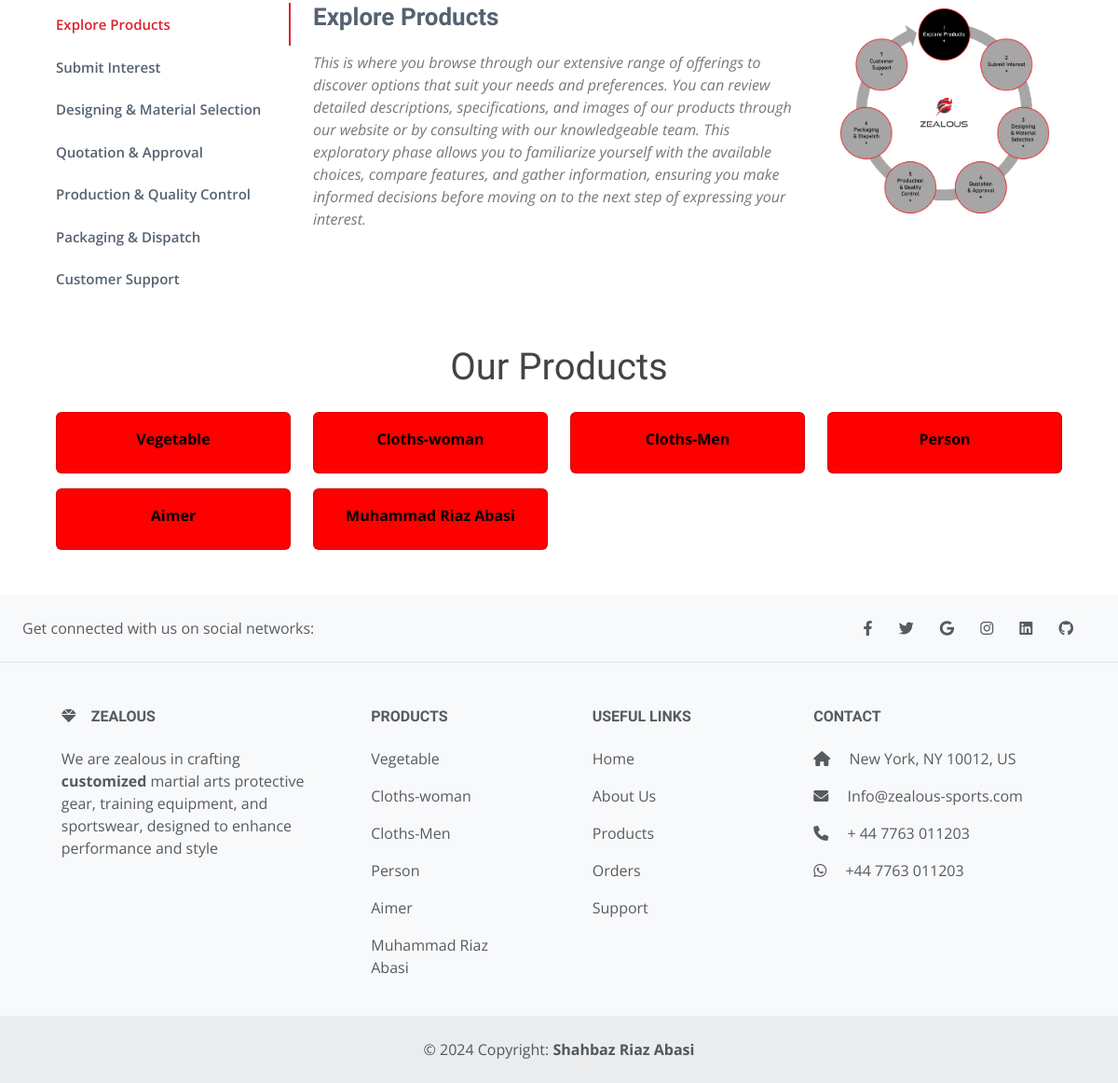
The app's page / (lower part), older data.
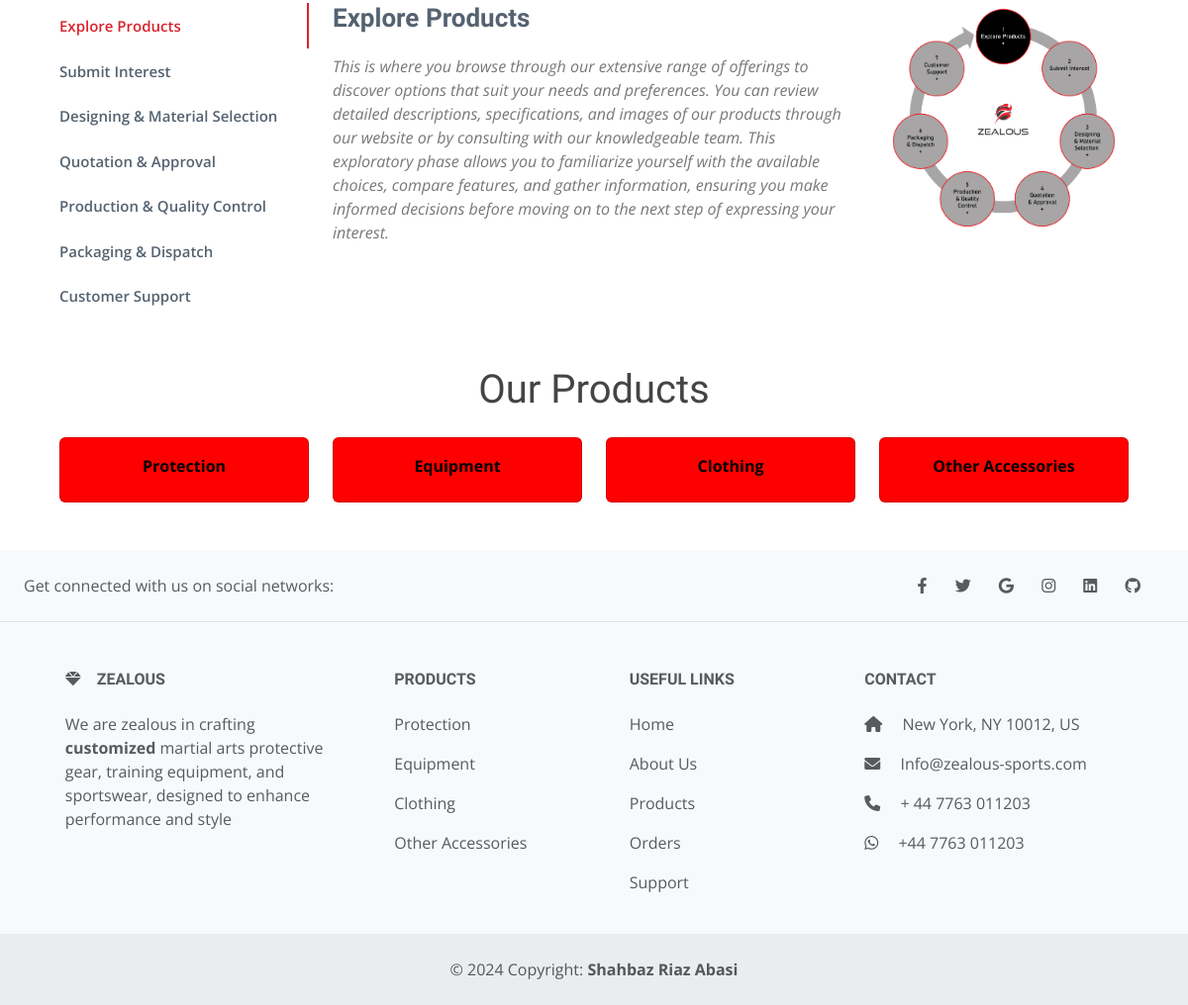
The same page, newer data.
### store/models/category.py (models this page shows, shortened)
class Category(models.Model):
    name = models.CharField(max_length=20)
    @staticmethod
    def get_all_category():
        return Category.objects.all()

### store/views.py (the view, shortened to what this page needs)
# urls.py: path('', index.as_view(), name='index'),
class index(View):
    def get(self, request):
        products = None
        categories = Category.get_all_category()
        category_id = request.GET.get('category')
        if category_id:
            products = Product.get_all_products_by_id(category_id)
        else:
            products = Product.get_all_products()
        customer = None
        if 'customer_id' in request.session:
            customer = Customer.objects.filter(id=request.session['customer_id']).first()
        cart = request.session.get('cart', {})
        data = {
            'Categories': categories,
            'products': products,
            'Customer': customer,
            'cart': cart  # Add cart to the context
        }
        return render(request, 'index.html', data)

### store/models/product.py (called while the page is built)
    @staticmethod
    def get_all_products():
        return Product.objects.all()

### store/templates/index.html (shortened to what this page needs)
{% extends "base.html" %}
{% load cart %}
{% load custom_filter %}
{% load static %}
{% block content %}
<section id="features" class="m-5 features">
      <div class="container">
        <div class="row">
          <div class="col-lg-3">
            <ul class="nav nav-tabs flex-column">
              <li class="nav-item">
                <a class="nav-link active show" data-bs-toggle="tab" href="#tab-1">Explore Products</a>
              </li>
              <li class="nav-item">
                <a class="nav-link" data-bs-toggle="tab" href="#tab-2">Submit Interest</a>
              </li>
              <li class="nav-item">
                <a class="nav-link" data-bs-toggle="tab" href="#tab-3">Designing & Material Selection </a>
              </li>
              <li class="nav-item">
                <a class="nav-link" data-bs-toggle="tab" href="#tab-4">Quotation & Approval</a>
              </li>
              <li class="nav-item">
                <a class="nav-link" data-bs-toggle="tab" href="#tab-5">Production & Quality Control</a>
              </li>
              <li class="nav-item">
                <a class="nav-link" data-bs-toggle="tab" href="#tab-6">Packaging & Dispatch </a>
              </li>
              <li class="nav-item">
                <a class="nav-link" data-bs-toggle="tab" href="#tab-7">Customer Support</a>
              </li>
            </ul>
          </div>
          <div class="col-lg-9 mt-4 mt-lg-0">
            <div class="tab-content">
              <div class="tab-pane active show" id="tab-1">
                <div class="row">
                  <div class="col-lg-8 details order-2 order-lg-1">
                    <h3>Explore Products</h3>
                    <p class="fst-italic">This is where you browse through our extensive range of offerings to discover options that suit your needs and preferences. You can review detailed descriptions, specifications, and images of our products through our website or by consulting with our knowledgeable team. This exploratory phase allows you to familiarize yourself with the available choices, compare features, and gather information, ensuring you make informed decisions before moving on to the next step of expressing your interest.</p>
                  </div>
                  <div class="col-lg-4 text-center order-1 order-lg-2">
                    <img src="{% static 'images/process/Processs-01.png' %}" alt="" class="img-fluid">
                  </div>
                </div>
              </div>
            </div>
          </div>
        </div>
      </div>
</section>
<div class="row m-5">
  <h1 class="text-center">Our Products</h1>
  {% for category in Categories %}
    <div class="col-md-3 mt-3 d-flex justify-content-center">
      <div class="card text-center category-card">
        <div class="card-body d-flex flex-column justify-content-center align-items-center">
          <a href="{% url 'products' %}?category={{ category.id }}" class="card-title list-group-item-action category-text">
            {{ category.name }}
          </a>
        </div>
      </div>
    </div>
  {% endfor %}
</div>
{% endblock %}
{% block footer %}
{% include "footer.html" %}
{% endblock %}

### store/templates/footer.html
<footer class="text-center text-lg-start bg-body-tertiary text-muted">
  <section class="d-flex justify-content-center justify-content-lg-between p-4 border-bottom">
    <div class="me-5 d-none d-lg-block">
      <span>Get connected with us on social networks:</span>
    </div>
    <div>
      <a href="" class="me-4 text-reset">
        <i class="fab fa-facebook-f"></i>
      </a>
      <a href="" class="me-4 text-reset">
        <i class="fab fa-twitter"></i>
      </a>
      <a href="" class="me-4 text-reset">
        <i class="fab fa-google"></i>
      </a>
      <a href="" class="me-4 text-reset">
        <i class="fab fa-instagram"></i>
      </a>
      <a href="" class="me-4 text-reset">
        <i class="fab fa-linkedin"></i>
      </a>
      <a href="" class="me-4 text-reset">
        <i class="fab fa-github"></i>
      </a>
    </div>
  </section>
  <section class="">
    <div class="container text-center text-md-start mt-5">
      <div class="row mt-3">
        <div class="col-md-3 col-lg-4 col-xl-3 mx-auto mb-4">
          <h6 class="text-uppercase fw-bold mb-4">
            <i class="fas fa-gem me-3"></i>ZEALOUS
          </h6>
          <p>
            We are zealous in crafting <strong>customized</strong>  martial arts protective gear, training equipment, and sportswear, designed to enhance performance and style
          </p>
        </div>
        <div class="col-md-2 col-lg-2 col-xl-2 mx-auto mb-4">
          <h6 class="text-uppercase fw-bold mb-4">
            Products
          </h6>
          <p>
            {% for category in Categories %}
            <a href="{% url 'products' %}?category={{ category.id }}" class="mt-3 mb-3 list-group-item list-group-item-action">{{ category.name }}</a>
            {% endfor %}
          </p>
        </div>
        <div class="col-md-3 col-lg-2 col-xl-2 mx-auto mb-4">
          <h6 class="text-uppercase fw-bold mb-4">
            Useful links
          </h6>
          <p>
            <a href="/" class="text-reset">Home</a>
          </p>
          <p>
            <a href="#!" class="text-reset">About Us</a>
          </p>
          <p>
            <a href="/products" class="text-reset">Products</a>
          </p>
          <p>
            <a href="/order" class="text-reset">Orders</a>
          </p>
          <p>
            <a href="#!" class="text-reset">Support</a>
          </p>
        </div>
        <div class="col-md-4 col-lg-3 col-xl-3 mx-auto mb-md-0 mb-4">
          <h6 class="text-uppercase fw-bold mb-4">Contact</h6>
          <p><i class="fas fa-home me-3"></i> New York, NY 10012, US</p>
          <p>
            <i class="fas fa-envelope me-3"></i>
            Info@zealous-sports.com
          </p>
          <p><i class="fas fa-phone me-3"></i> + 44 7763 011203</p>
          <p><i class="fab fa-whatsapp me-3"></i> +44 7763 011203</p>
        </div>
      </div>
    </div>
  </section>
  <div class="text-center p-4" style="background-color: rgba(0, 0, 0, 0.05);">
    © 2024 Copyright:
    <a class="text-reset fw-bold" target="_blank" href="https://shahbazriaz.online/">Shahbaz Riaz Abasi</a>
  </div>
</footer>

Row changes from the older to the newer data that the page shows:
removed Category: name "Aimer"
removed Category: name "Muhammad Riaz Abasi"
changed Category: name "Vegetable" → "Protection"
changed Category: name "Cloths-woman" → "Equipment"
changed Category: name "Cloths-Men" → "Clothing"
changed Category: name "Person" → "Other Accessories"
